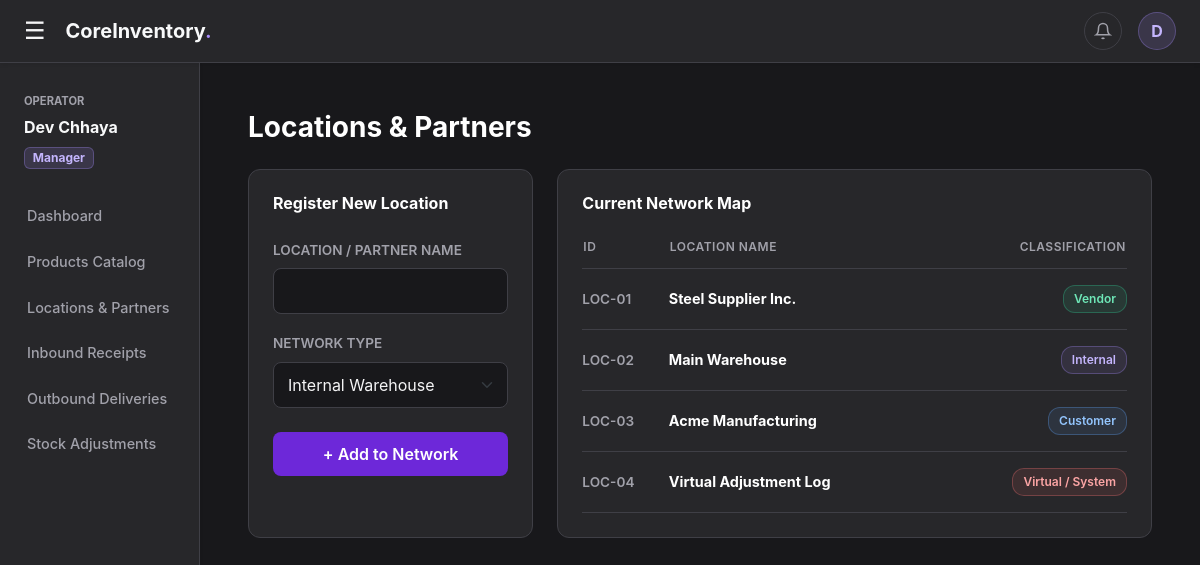
The page /locations (signed in) on the database as committed earlier.
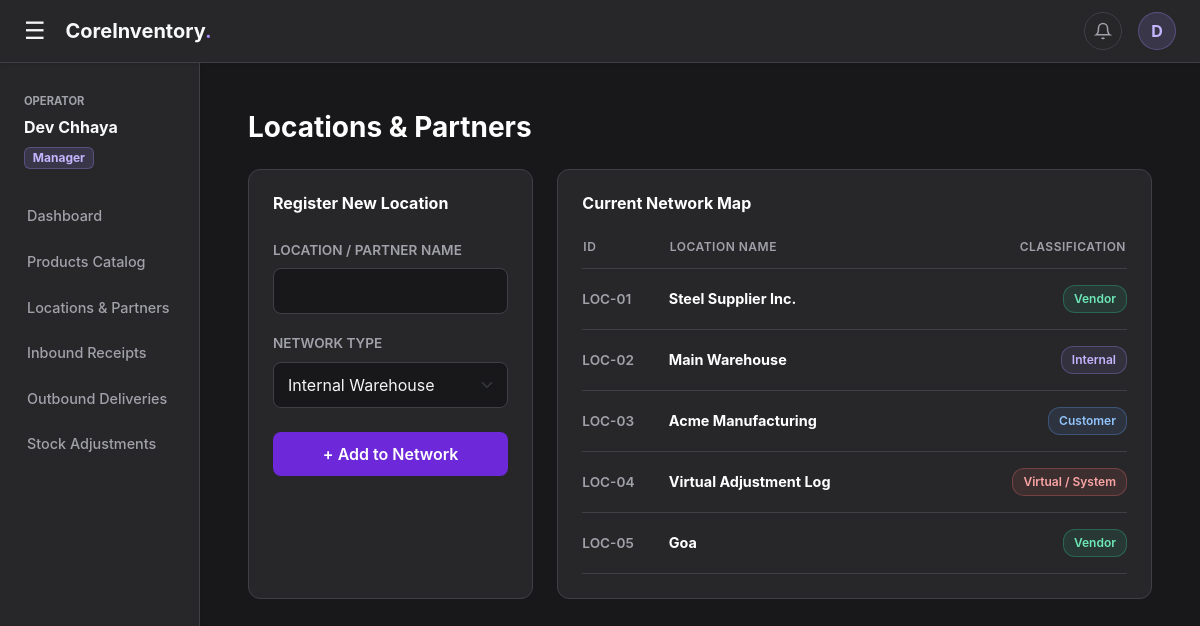
The same page on the database as committed later.
### app.py (models this page shows)
class User(db.Model):
    __tablename__ = 'users'
    id = db.Column(db.Integer, primary_key=True)
    username = db.Column(db.String(50), unique=True, nullable=False)
    email = db.Column(db.String(100), unique=True, nullable=False)
    password_hash = db.Column(db.String(255), nullable=False)
    role = db.Column(db.String(20), nullable=False, default='Manager')
    address = db.Column(db.Text, nullable=True)
    preferred_payment = db.Column(db.String(20), nullable=True, default='UPI')

class Location(db.Model):
    __tablename__ = 'locations'
    id = db.Column(db.Integer, primary_key=True)
    name = db.Column(db.String(100), nullable=False)
    type = db.Column(db.String(50), nullable=False)

### app.py (the view, shortened to what this page needs)
@app.route('/locations', methods=['GET', 'POST'])
@login_required
@role_required('Manager')
def locations():
    locations_list = Location.query.all()
    return render_template('locations.html', locations=locations_list)

### app.py (called while the page is built)
@app.context_processor
def inject_global_data():
    if 'user_id' in session:
        nav_pending = InventoryOperation.query.filter(InventoryOperation.status != 'Done').order_by(InventoryOperation.created_at.desc()).limit(4).all()
        nav_completed = InventoryOperation.query.filter_by(status='Done').order_by(InventoryOperation.created_at.desc()).limit(4).all()
        return dict(nav_pending=nav_pending, nav_completed=nav_completed)
    return dict()

def login_required(f):
    @wraps(f)
    def decorated_function(*args, **kwargs):
        if 'user_id' not in session:
            return redirect(url_for('login'))
        user = User.query.get(session['user_id'])
        if not user:
            session.clear()
            flash('Your session has expired. Please log in again.', 'danger')
            return redirect(url_for('login'))
        return f(*args, **kwargs)
    return decorated_function

def role_required(allowed_role):
    def decorator(f):
        @wraps(f)
        def decorated_function(*args, **kwargs):
            if session.get('user_role') != allowed_role:
                flash(f'Access Denied: Requires {allowed_role} clearance.', 'danger')
                return redirect(url_for('dashboard'))
            return f(*args, **kwargs)
        return decorated_function
    return decorator

### templates/locations.html (shortened to what this page needs)
{% extends "base.html" %}
{% block content %}
<div class="d-flex justify-content-between align-items-center mb-4">
    <h1 class="h3 text-white fw-bold mb-0">Locations & Partners</h1>
</div>
<div class="row g-4">
    <div class="col-lg-4">
        <div class="panel-card h-100">
            <h6 class="text-white fw-bold mb-4">Register New Location</h6>
            <form method="POST" action="/locations">
                <div class="mb-3">
                    <label class="form-label text-muted-custom">Location / Partner Name</label>
                    <input type="text" name="name" class="form-control dark-input" required>
                </div>
                <div class="mb-4">
                    <label class="form-label text-muted-custom">Network Type</label>
                    <select name="type" class="form-select dark-input" required>
                        <option value="Internal">Internal Warehouse</option>
                    </select>
                </div>
                <button type="submit" class="btn-purple w-100">+ Add to Network</button>
            </form>
        </div>
    </div>
    <div class="col-lg-8">
        <div class="panel-card h-100">
            <h6 class="text-white fw-bold mb-4">Current Network Map</h6>
            <div class="table-responsive">
                <table class="custom-table">
                    <thead><tr><th>ID</th><th>Location Name</th><th class="text-end">Classification</th></tr></thead>
                    <tbody>
                        {% for loc in locations %}
                        <tr>
                            <td class="text-muted-custom">LOC-0{{ loc.id }}</td>
                            <td class="fw-bold text-white">{{ loc.name }}</td>
                            <td class="text-end">
                                {% if loc.type == 'Inventory Loss' %}<span class="tag tag-loss">Virtual / System</span>
                                {% else %}<span class="tag tag-{{ loc.type }}">{{ loc.type }}</span>{% endif %}
                            </td>
                        </tr>
                        {% else %}
                        <tr><td colspan="3" class="text-center text-muted py-4">No locations found.</td></tr>
                        {% endfor %}
                    </tbody>
                </table>
            </div>
        </div>
    </div>
</div>
{% endblock %}

### templates/base.html (shortened to what this page needs)
<!DOCTYPE html>
<html lang="en">
<head>
    <link href="https://cdn.jsdelivr.net/npm/bootstrap@5.3.0/dist/css/bootstrap.min.css" rel="stylesheet">
</head>
<body>
    <div class="top-navbar sticky-top shadow-sm">
        <div class="d-flex align-items-center">
            <button class="burger-icon" id="sidebarToggle">&#9776;</button>
            <h5 class="mb-0 fw-bold text-light">CoreInventory<span style="color: var(--accent-light)">.</span></h5>
        </div>
        <div class="d-flex align-items-center">
            <div class="dropdown me-3">
                <button class="nav-icon-btn" type="button" data-bs-toggle="dropdown" aria-expanded="false">
                    <svg width="18" height="18" viewBox="0 0 24 24" fill="none" stroke="currentColor" stroke-width="2"><path d="M18 8A6 6 0 0 0 6 8c0 7-3 9-3 9h18s-3-2-3-9"></path><path d="M13.73 21a2 2 0 0 1-3.46 0"></path></svg>
                </button>
            </div>
            <div class="dropdown">
                <button class="profile-btn" type="button" data-bs-toggle="dropdown" aria-expanded="false">
                    {{ session.get('user_name', 'U')[0] | upper }}
                </button>
            </div>
        </div>
    </div>
    <div class="container-fluid position-relative">
        <div class="row flex-nowrap">
            <nav id="sidebar" class="col-auto col-md-3 col-lg-2 px-0 sidebar-menu shadow-sm">
                <div class="px-4 mb-4">
                    <small class="text-uppercase fw-bold" style="color: var(--text-muted); font-size: 0.7rem;">Operator</small>
                    <div class="text-light mt-1 fw-bold">{{ session.get('user_name', 'System User') }}</div>
                    <span class="badge mt-2" style="background: rgba(167, 139, 250, 0.15); color: #C4B5FD; border: 1px solid rgba(167, 139, 250, 0.3);">{{ session.get('user_role', 'Guest') }}</span>
                </div>
                <a href="/dashboard">Dashboard</a>
                {% if session.get('user_role') == 'Manager' %}
                    <a href="/products">Products Catalog</a>
                    <a href="/locations">Locations & Partners</a>
                {% endif %}
                <a href="/receipts">Inbound Receipts</a>
                <a href="/deliveries">Outbound Deliveries</a>
                <a href="/adjustments">Stock Adjustments</a>
            </nav>
            <main class="col px-md-5 py-5">
                {% block content %}{% endblock %}
            </main>
        </div>
    </div>
</body>
</html>

### templates/base.html (style rules this page uses)
:root { --bg-dark: #18181B; --surface-dark: #27272A; --border-dark: #3F3F46; --text-primary: #F4F4F5; --text-muted: #A1A1AA; --accent-light: #A78BFA; }
body { background-color: var(--bg-dark); color: var(--text-primary); overflow-x: hidden; font-family: 'Inter', system-ui, sans-serif; }
.top-navbar { background-color: var(--surface-dark); border-bottom: 1px solid var(--border-dark); padding: 12px 24px; display: flex; align-items: center; justify-content: space-between; }
.burger-icon { font-size: 1.5rem; cursor: pointer; margin-right: 20px; border: none; background: none; color: var(--text-primary); padding: 0; transition: color 0.2s; }
.nav-icon-btn { background: transparent; border: 1px solid var(--border-dark); color: var(--text-muted); border-radius: 50%; width: 38px; height: 38px; display: flex; align-items: center; justify-content: center; transition: all 0.2s; position: relative; }
.profile-btn { background: rgba(167, 139, 250, 0.15); color: #C4B5FD; border: 1px solid rgba(167, 139, 250, 0.3); border-radius: 50%; width: 38px; height: 38px; font-weight: bold; display: flex; align-items: center; justify-content: center; text-decoration: none; cursor: pointer; }
.sidebar-menu { min-height: calc(100vh - 63px); background-color: var(--surface-dark); border-right: 1px solid var(--border-dark); padding-top: 24px; transition: all 0.2s ease-in-out; }
.sidebar-menu a { color: var(--text-muted); text-decoration: none; padding: 12px 24px; display: block; font-weight: 500; font-size: 0.9rem; transition: all 0.2s; border-left: 3px solid transparent; }

### templates/locations.html (style rules this page uses)
.panel-card { background-color: #27272A; border: 1px solid #3F3F46; border-radius: 12px; padding: 24px; }
.dark-input { background-color: #18181B; border: 1px solid #3F3F46; color: #F4F4F5; border-radius: 8px; padding: 10px 14px; transition: all 0.2s; }
.custom-table { width: 100%; color: #F4F4F5; font-size: 0.9rem; }
.custom-table th { color: #A1A1AA; text-transform: uppercase; font-size: 0.75rem; letter-spacing: 0.5px; border-bottom: 1px solid #3F3F46; padding-bottom: 12px; font-weight: 600; }
.custom-table td { padding: 16px 0; border-bottom: 1px solid #3F3F46; vertical-align: middle; }
.btn-purple { background-color: #6D28D9; color: white; border: none; border-radius: 8px; padding: 10px 24px; font-weight: 600; transition: all 0.2s; }
.tag { padding: 4px 10px; border-radius: 12px; font-size: 0.75rem; font-weight: 600; display: inline-block; }
.tag-Internal { background: rgba(167, 139, 250, 0.1); border: 1px solid rgba(167, 139, 250, 0.3); color: #C4B5FD; }
.tag-Vendor { background: rgba(52, 211, 153, 0.1); border: 1px solid rgba(52, 211, 153, 0.3); color: #6EE7B7; }
.tag-Customer { background: rgba(96, 165, 250, 0.1); border: 1px solid rgba(96, 165, 250, 0.3); color: #93C5FD; }
.tag-loss { background: rgba(248, 113, 113, 0.1); border: 1px solid rgba(248, 113, 113, 0.3); color: #FCA5A5; }
.text-muted-custom { color: #A1A1AA; font-size: 0.85rem; font-weight: 600; text-transform: uppercase; }

Rows that differ between the two databases and show on the page:
added Location: id "5", name "Goa", type "Vendor"
